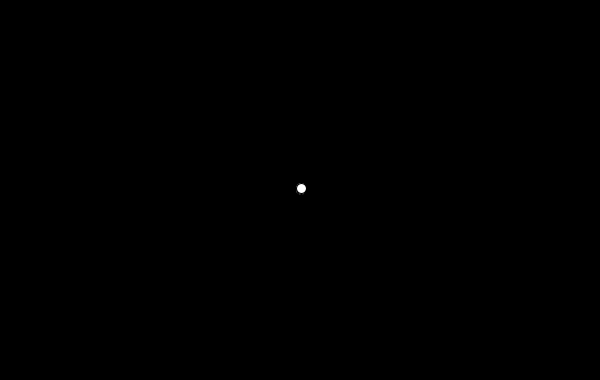
Frame 1 (no input)
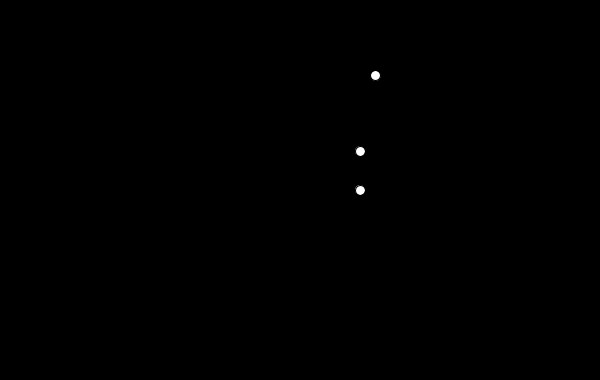
Frame 60 (the mouse pressed at the canvas centre just before this capture)
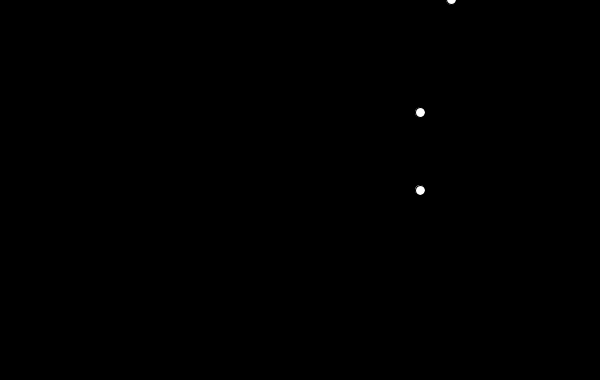
Frame 120 (the mouse held since frame 60 and released just before this capture)

The Processing sketch that drew these frames (run headless with seeded random() and noise(); from frame 60 on, the mouse is pressed at the canvas centre):

// Processing sketch: clase_3b
// ── clase_3b.pde
int elem=3;
float[] x=new float[elem];
float[] y=new float[elem];
float[] vx=new float[elem];
float[] vy=new float[elem];

//float x,y,vx,vy;

void setup() {

  size(600, 380);
  for (int i=0; i<elem; i++) {
    x[i]=width/2;
    y[i]=height/2;
    vx[i]=-1*random(1, i);
    vy[i]=1*random(0, i);
  }
}

void draw() {

  background(0);
  for (int i=0; i<elem; i++) {

    if ((x[i] > 600) || (x[i] < 0)) {

      if ((y[i] > 380) || (y[i] < 0)) {

        x[i]+=-vx[i]*(-1);
        y[i]+=-vy[i]*(-1);
        ellipse(x[i], y[i], 10, 10);
        println(y[i] + "y");
        println(x[i] + "x");      
    
  }
      
      else {

        x[i]+=(vx[i])*(-1);
        y[i]+=(vy[i]);
        ellipse(x[i], y[i], 10, 10);
        //println(x[i] + "x");
      }
    }

    else {

      if ((y[i] > 380) || (y[i] < 0)) {

        x[i]+=-vx[i];
        y[i]+=-vy[i]*(-1);
        ellipse(x[i], y[i], 10, 10);
      }

      else {

        x[i]+=-vx[i];
        y[i]+=-vy[i];
        ellipse(x[i], y[i], 10, 10);
      }
    }
  }
}
